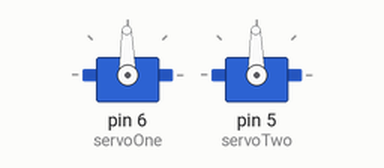
The sketch below on a simulated Arduino Uno, built with avr-gcc and run on an emulated ATmega328P. Parts: 2 × servo.

Above: at 0.05 s.
At 2.25 s:
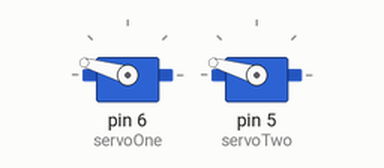
At 4.5 s:
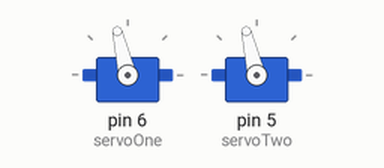
At 9.45 s:
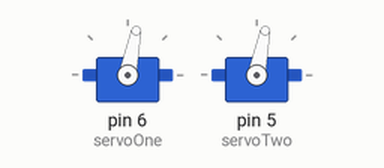
Timing chart, 0 to 12.7 s (numbered marks = the images above):
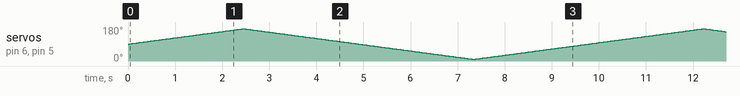

The sketch:

servo2.ino
```cpp
#include <Servo.h>

int positionOne = 90, positionTwo = 90;
int gainOne = 1, gainTwo = 1;
Servo servoOne, servoTwo;

void setup() {
servoOne.attach(6);
servoTwo.attach(5);

servoOne.write(positionOne);
servoTwo.write(positionTwo);
}
void loop() {
  servoOne.write(positionOne);
  servoTwo.write(positionTwo);

  positionOne = positionOne + gainOne;
  positionTwo = positionTwo + gainTwo;

  if(positionOne > 170) gainOne =- gainOne;
  if(positionOne < 10) gainOne =- gainOne;
  if(positionTwo > 170) gainTwo =- gainTwo;
  if(positionTwo < 10) gainTwo =- gainTwo;

  delay(30);
}
```
